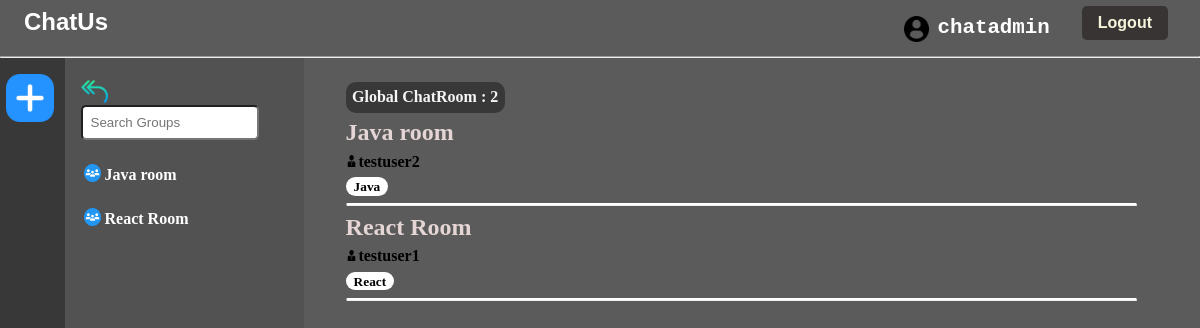
The app's page / (signed in) with its own data.
### base/models.py (models this page shows, shortened)
class Room(models.Model):
    host = models.ForeignKey(User, on_delete=models.SET_NULL, null=True)
    topic = models.ForeignKey(Topic, on_delete=models.SET_NULL, null=True)
    name = models.CharField(max_length=200)
    description = models.TextField(null=True, blank=True)
    participants = models.ManyToManyField(
        User, related_name='participants', blank=True)
    updated = models.DateTimeField(auto_now=True)
    created = models.DateTimeField(auto_now_add=True)
    class Meta:
        ordering = ['-updated', '-created']

class Topic(models.Model):
    name = models.CharField(max_length=200)

### base/views.py (the view)
# urls.py: path('', views.home, name="home"),
def home(request):
    q = request.GET.get('q') if request.GET.get('q') != None else ''
    rooms = Room.objects.filter(
        Q(topic__name__icontains=q) |
        Q(name__icontains=q) |
        Q(description__icontains=q)
    )
    topics = Topic.objects.all()
    room_count = rooms.count()
    room_messages=Message.objects.filter(Q(room__topic__name__icontains=q))
    room_messages = Message.objects.all()
    context = {'rooms': rooms, 'topics': topics,
               'room_count': room_count, 'room_messages': room_messages}
    return render(request, 'base/home.html', context)

### base/templates/base/home.html (shortened to what this page needs)
{% extends 'main.html' %} {% block content %}
<!DOCTYPE html>
{% load static %}
<html>
  <head>
    <link rel="stylesheet" href="{% static 'styles/home.css'%}" />
  </head>
  <body>
    <div class="home-container">
      <div class="left-slide">
        <div class="create-room">
          <a href="{% url 'create-room' %}"
            ><img src="{% static 'images/plus.png'%}" alt=""
          />
        </a>
        </div>
      </div>
      <div class="middle-slide">
        <form action="{% url 'home' %}" method="GET">
          <a href="/">
            <img
              src="{% static 'images/reply-all.png'%}"
              style="width: 1.7rem; height: 1.7rem; position: relative; top: 4px;"
              alt=""
          /></a>
          <input type="text" name="q" placeholder="Search Groups" />
        </form>
        {% for room in rooms %}
        <div class="room-name">
          <h5>
            <a href="{% url 'room' room.id %}">
              <img
                src="{% static 'images/group.png'%}"
                alt=""
              />{{room.name}}</a
            >
          </h5>
        </div>
        {% endfor %}
      </div>
      <div class="right-slide">
        <div class="room-details">
          <h5>Global ChatRoom : {{room_count}}</h5>
          <div>{% include 'base/feed_component.html' %}</div>
  </body>
</html>
{% endblock content %}

### templates/navbar.html (shortened to what this page needs)
{% block content %}
<!DOCTYPE html>
{% load static %}
<html>
  <head>
    <link rel="stylesheet" href="{% static 'styles/navbar.css' %}" />
  </head>
  <body>
    <nav>
      <div class="name">
        <a href="/">
          <h1>ChatUs</h1>
        </a>
      </div>
      <div class="authenticate">
        {% if request.user.is_authenticated %}
        <img src="{% static 'images/profile-user.png'%}" alt="">
        <p>{{request.user}}</p>
        <div class="log">
          <a href="{% url 'logout' %}">Logout</a>
        </div>
        {% else %}
        <div class="log">
          <a href="{% url 'login' %}">Login</a>
        </div>
        {% endif %}
      </div>
    </nav>
    <hr class="line" />
  </body>
</html>
{% endblock %}

### base/templates/base/feed_component.html (shortened to what this page needs)
<!DOCTYPE html>
{% load static %}
<html>
  <head>
    <link rel="stylesheet" href="{% static 'styles/feed_component.css'%}" />
  </head>
  <body>
    <div class="room-box">
      {% for room in rooms %}
        <div class="rooms">
          <h5>
            <div class="r-name">
              <a href="{% url 'room' room.id %}"> {{room.name}}</a>
            </div>
          </h5>
        </div>
        <div class="username">
          <a
            ><img
              src="{% static 'images/owner.png'%}"
              alt=""
            />{{room.host.username}}</a
          >
        </div>
          <small style="
          background-color: white;
          color: black;
          font-weight: 600;
          padding: 0.1rem 0.5rem 0.1rem 0.5rem;
          border-radius: 10px;"
          >{{room.topic.name}}</small>
      </div>
      <hr style="
      margin-top: 0.5rem;
      margin-bottom: 0.5rem;
      border-top: 2px solid white;
      border-radius: 500px;
      " />
      {% endfor %}
  </body>
</html>

### static/styles/navbar.css (style rules this page uses)
nav { width: auto; height: 7vh; }
.name > a { text-decoration: none; position: relative; color: white; font-family: 'Gill Sans', 'Gill Sans MT', Calibri, 'Trebuchet MS', sans-serif; top: 0.5rem; left: 1.5rem; text-shadow: 2px solid grey; width: max-content; }
.name > a >h1 { color: white; }
.authenticate { gap: 2rem; display: flex; flex-direction: row; float: right; position: absolute; right: 0; top: 2vh; margin-right: 2rem; }
.authenticate > p { font-size: 1.3rem; font-family:'Courier New', Courier, monospace; color: white; font-weight: 600; }
.authenticate > img { width: 1.6rem; height: 1.6rem;position: relative; right: -1.5rem; }
.authenticate > .log { background-color: #383434; padding: 0.5rem 1rem 0.5rem 1rem; border-radius: 5px; position: relative; top: -10px; }
.authenticate > .log > a { text-decoration: none; color: beige; font-family: 'Gill Sans', 'Gill Sans MT', Calibri, 'Trebuchet MS', sans-serif; font-weight: 600; }

### static/styles/home.css (style rules this page uses)
* { margin: 0; padding: 0; }
body { background-color: #5b5b5b; overflow-x: hidden; }
.home-container { display: grid; grid-template-columns: 1fr 3fr 8fr; }
.create-room { float: left; }
.create-room > a > img { position: relative; left: -20%; width: 3rem; height: 3rem; }
.left-slide { background-color: #393838; width: 30%; margin-right: 2rem; height: 100vh; padding: 1rem 1rem 0rem 1rem; overflow-y: none; }
.middle-slide { background-color: #535252; position: relative; left: -16%; width: 70%; margin-right: 2rem; height: 100vh; padding: 1rem 1rem 0rem 1rem; }
.middle-slide > form > input { width: 80%; border-radius: 5px; padding-left: 0.5rem; padding-top: 0.5rem; padding-bottom: 0.5rem; }
.right-slide { position: relative; left: -10%; width: 100%; padding-left: 1rem; }
.room-name { margin-top: 1rem; margin-bottom: 1rem; }
.room-name > h5 > a { text-decoration: none; color: white !important; font-size: 1rem; }
.room-name > h5 > a > img { width: 1.1rem; height: 1.1rem; padding: 0.2rem; position: relative; top: 0.3rem; }
.room-details { margin-top: 1.5rem; }
.room-details > h5 { font-size: 1rem; background-color: #393838; color: whitesmoke; width: max-content; padding: 0.4rem; border-radius: 10px; }

### static/styles/feed_component.css (style rules this page uses)
.rooms { display: flex; }
.r-name > a { text-decoration: none; color: rgb(229, 213, 213); font-size: 1.5rem; }
.username { font-weight: 600; margin-bottom: 0.4rem; margin-top: 0.4rem; }
.username > a > img { width: 0.7rem; height: 0.7rem; margin-right: 0.1rem; }
.room-box { margin-bottom: 0.4rem; margin-top: 0.4rem; }

### records on screen
Room: name "Java room", host.username "testuser2", topic.name "Java"
Room: name "React Room", host.username "testuser1", topic.name "React"

### other values on screen
{{ request.user }} "chatadmin"
{{ room_count }} "2"
